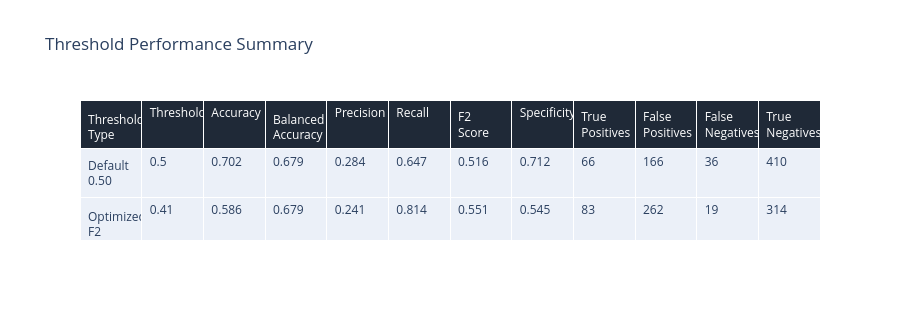

This figure's notebook cell:
### Markdown cell above
## Model Performance

The default `0.50` threshold is compared with the optimized F2 threshold. The optimized threshold should identify more actual CHD cases, while the default threshold should usually make fewer false-positive predictions.

### Code cell
test_probabilities = best_model.predict_proba(X_test)[:, 1]

def evaluate_threshold(name, threshold):
    predictions = (test_probabilities >= threshold).astype(int)
    tn, fp, fn, tp = confusion_matrix(y_test, predictions).ravel()
    return {
        "threshold_type": name,
        "threshold": threshold,
        "accuracy": accuracy_score(y_test, predictions),
        "balanced_accuracy": balanced_accuracy_score(y_test, predictions),
        "precision": precision_score(y_test, predictions, zero_division=0),
        "recall": recall_score(y_test, predictions),
        "f2_score": fbeta_score(y_test, predictions, beta=2),
        "specificity": tn / (tn + fp),
        "true_positives": tp,
        "false_positives": fp,
        "false_negatives": fn,
        "true_negatives": tn,
    }

performance = pd.DataFrame(
    [
        evaluate_threshold("Default 0.50", 0.50),
        evaluate_threshold("Optimized F2", optimal_threshold),
    ]
)

roc_auc = roc_auc_score(y_test, test_probabilities)
average_precision = average_precision_score(y_test, test_probabilities)

performance.to_csv(OUTPUT_DIR / "model_performance_summary.csv", index=False)

print(f"Test ROC-AUC: {roc_auc:.3f}")
print(f"Test average precision: {average_precision:.3f}")
print(f"Positive-class baseline rate: {y_test.mean():.3f}")

performance_display = performance.copy()
metric_columns = [
    "threshold",
    "accuracy",
    "balanced_accuracy",
    "precision",
    "recall",
    "f2_score",
    "specificity",
]
performance_display[metric_columns] = performance_display[metric_columns].round(3)

fig = go.Figure(
    data=[
        go.Table(
            header=dict(
                values=[column.replace("_", " ").title() for column in performance_display.columns],
                fill_color="#1f2937",
                font=dict(color="white"),
                align="left",
            ),
            cells=dict(
                values=[performance_display[column] for column in performance_display.columns],
                align="left",
            ),
        )
    ]
)
fig.update_layout(title="Threshold Performance Summary", height=320)
fig.write_html(CHART_DIR / "interactive_threshold_performance_summary.html")
fig.show()

### Figure 1 — Plotly figure (JSON) as saved in the notebook; plotly's stock layout.template omitted (floating-point values rounded to 4 significant figures)
{"data": [{"cells": {"align": "left", "values": [["Default 0.50", "Optimized F2"], [0.5, 0.41], [0.702, 0.586], [0.679, 0.679], [0.284, 0.241], [0.647, 0.814], [0.516, 0.551], [0.712, 0.545], [66, 83], [166, 262], [36, 19], [410, 314]]}, "header": {"align": "left", "fill": {"color": "#1f2937"}, "font": {"color": "white"}, "values": ["Threshold Type", "Threshold", "Accuracy", "Balanced Accuracy", "Precision", "Recall", "F2 Score", "Specificity", "True Positives", "False Positives", "False Negatives", "True Negatives"]}, "type": "table"}], "layout": {"height": 320, "title": {"text": "Threshold Performance Summary"}}}
